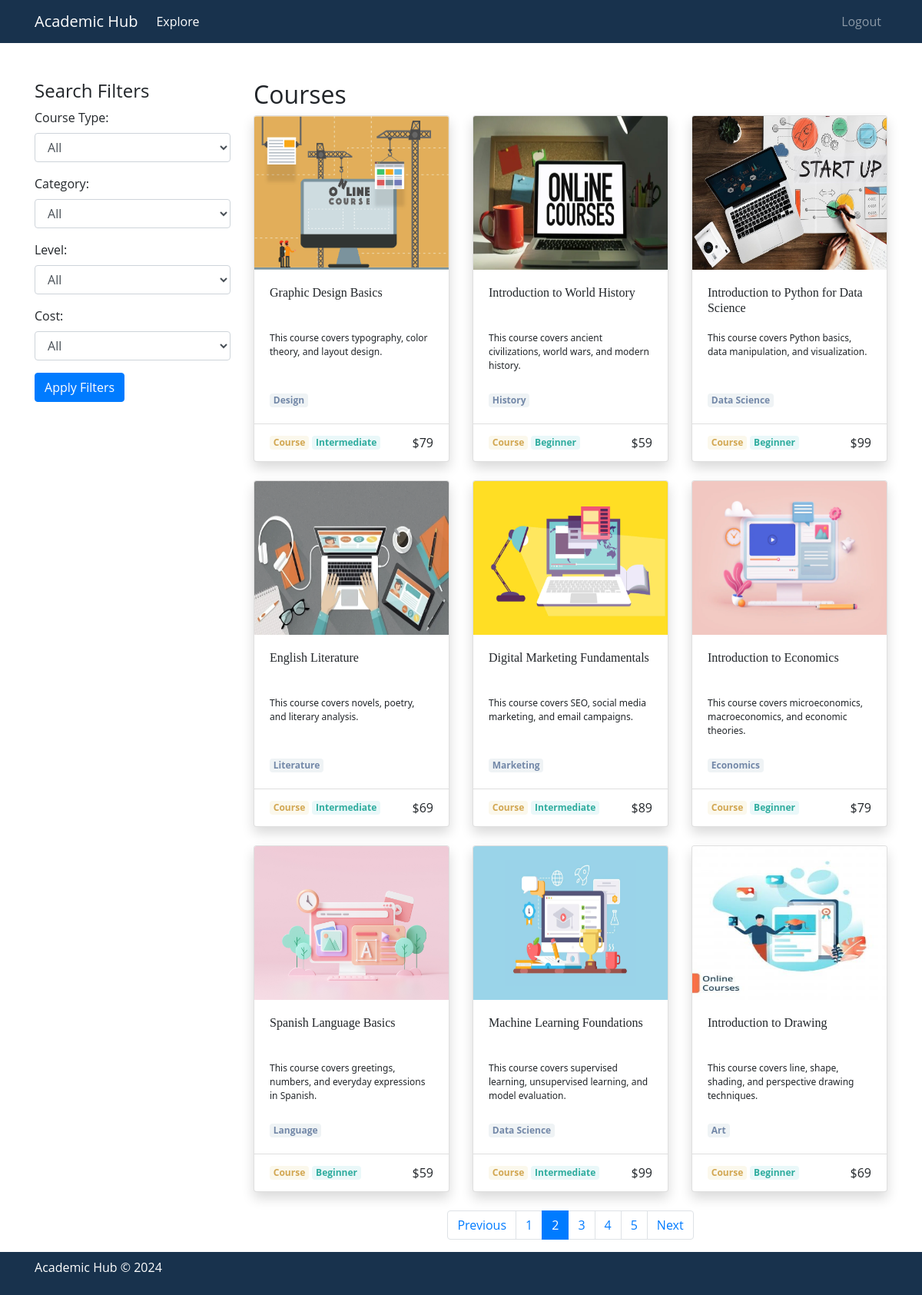
Page /pages/courses.php?page=2 (signed in) on the committed database.
### tables this page shows
CREATE TABLE `course` (
    `id` int(11) NOT NULL,
    `name` text NOT NULL,
    `summary` text NOT NULL,
    `description` text NOT NULL,
    `image` text NOT NULL,
    `price` int(11) DEFAULT NULL,
    `type` varchar(40) NOT NULL,
    `level` varchar(40) NOT NULL,
    `category` text NOT NULL,
    `created_at` timestamp DEFAULT CURRENT_TIMESTAMP,
    `teacher_id` int(11) NOT NULL,
    `learn_items` JSON DEFAULT NULL
);

### db/queries.php (called while the page is built, shortened)
<?php
function get_all_courses($conn)
{
    $query = "SELECT * FROM course ORDER BY created_at DESC";
    $result = mysqli_query($conn, $query);
    if ($result) {
        $all_courses = array();
        while ($row = mysqli_fetch_assoc($result)) {
            $all_courses[] = $row;
        }
        return $all_courses;
    } else {
        echo "Error: " . mysqli_error($conn);
    }
}
?>

### utilities/search.php (called while the page is built, shortened)
<?php
function doSearch($courses)
{
    $filteredCourses = $courses;
    $page = isset($_GET['page']) ? $_GET['page'] : 1;
    $perPage = 9;
    $totalPages = ceil(count($filteredCourses) / $perPage);
    $offset = ($page - 1) * $perPage;
    $paginatedCourses = array_slice($filteredCourses, $offset, $perPage);
    $result = [];
    $result['page'] = $page;
    $result['totalPages'] = $totalPages;
    $result['paginatedCourses'] = $paginatedCourses;
    return json_encode($result);
}
?>

### includes/course.php (the view)
<a href="course.php?id=<?php echo $course['id']; ?>" class="card rounded shadow course-card course-link">
    <img src="../assets/images/<?php echo $course['image']; ?>" class="card-img-top"
        alt="<?php echo $course['name']; ?> Image" height="200" width="100%">
    <div class="card-body">
        <h4 class="card-title course-name"><?php echo $course['name']; ?></h4>
        <p class="card-text course-desc"><?php echo $course['description']; ?></p>
        <span class="badge badge-category"><?php echo $course['category']; ?></span>
    </div>
    <div class="card-footer bg-transparent">
        <div class="d-flex justify-content-start align-items-center">
            <span class="badge badge-type"><?php echo $course['type']; ?></span>
            <span class="badge badge-level"><?php echo $course['level']; ?></span>
            <p class="ml-auto mb-0">
                <?php echo $course['price'] == 0 ? 'Free' : '$' . $course['price']; ?>
            </p>
        </div>
    </div>
</a>

### pages/courses.php (shortened to what this page needs)
<?php
include_once "../db/queries.php";
$courses = get_all_courses($conn);
include_once "../utilities/search.php";
if ($_SERVER["REQUEST_METHOD"] == "GET") {
    $search_result = json_decode(doSearch($courses), true);
    $page = $search_result['page'];
    $totalPages = $search_result['totalPages'];
    $paginatedCourses = $search_result['paginatedCourses'];
}
include_once "../includes/header.php";
include_once "../includes/navbar.php";
?>
<div class="container mt-5">
    <div class="row">
        <div class="col-md-3">
            <h4>Search Filters</h4>
            <form action="" method="GET">
                <div class="form-group">
                    <label for="courseType">Course Type:</label>
                    <select name="courseType" id="courseType" class="form-control">
                        <option value="">All</option>
                    </select>
                </div>
                <div class="form-group">
                    <label for="category">Category:</label>
                    <select name="category" id="category" class="form-control">
                        <option value="">All</option>
                    </select>
                </div>
                <div class="form-group">
                    <label for="level">Level:</label>
                    <select name="level" id="level" class="form-control">
                        <option value="">All</option>
                    </select>
                </div>
                <div class="form-group">
                    <label for="cost">Cost:</label>
                    <select name="cost" id="cost" class="form-control">
                        <option value="">All</option>
                    </select>
                </div>
                <button type="submit" class="btn btn-primary">Apply Filters</button>
            </form>
        </div>
        <div class="col-md-9">
            <h2>Courses</h2>
            <?php if (empty($paginatedCourses)): ?>
                <div class="alert alert-info" role="alert">
                    No results found.
                </div>
            <?php else: ?>
                <div class="row">
                    <?php foreach ($paginatedCourses as $course): ?>
                        <div class="col-md-4 mb-4">
                            <?php include "../includes/course.php"; ?>
                        </div>
                    <?php endforeach; ?>
                </div>
            <?php endif; ?>
            <nav aria-label="Page navigation">
                <ul class="pagination justify-content-center">
                    <li class="page-item <?php echo $page <= 1 ? 'disabled' : ''; ?>">
                        <a class="page-link" href="?page=<?php echo $page - 1; ?>" tabindex="-1"
                            aria-disabled="true">Previous</a>
                    </li>
                    <?php for ($i = 1; $i <= $totalPages; $i++): ?>
                        <li class="page-item <?php echo $i == $page ? 'active' : ''; ?>">
                            <a class="page-link" href="?page=<?php echo $i; ?>"><?php echo $i; ?></a>
                        </li>
                    <?php endfor; ?>
                    <li class="page-item <?php echo $page >= $totalPages ? 'disabled' : ''; ?>">
                        <a class="page-link" href="?page=<?php echo $page + 1; ?>">Next</a>
                    </li>
                </ul>
            </nav>
        </div>
    </div>
</div>
<?php include_once "../includes/copy-write.php"; ?>
<?php include_once "../includes/footer.php"; ?>

### assets/css/styles.css (style rules this page uses)
html, body { height: 100%; }
body { font-family: "Open Sans", Helvetica; margin: 0; padding: 0; }
.badge { margin-right: 2%; }
.badge-category { background-color: rgb(239, 243, 245); color: rgb(115, 136, 168); }
.badge-level { background-color: rgb(234, 248, 249); color: rgb(46, 172, 158); }
.badge-type { background-color: rgb(251, 248, 236); color: rgb(210, 167, 82); }
.course-card { transition: transform 0.3s ease-in-out; }
.course-link { text-decoration: none !important; color: inherit !important; }
.course-name { height: 60px; font-size: 16px; margin: 0; font-family: cursive; }
.course-desc { height: 60px; font-size: 12px; font-family: system-ui; }

### rows in the picture
course: image (picture), name "Graphic Design Basics", description "This course covers typography, color theory, and layout design.", category "Design", type "Course", level "Intermediate", price "79"
course: image (picture), name "Introduction to World History", description "This course covers ancient civilizations, world wars, and modern history.", category "History", type "Course", level "Beginner", price "59"
course: image (picture), name "Introduction to Python for Data Science", description "This course covers Python basics, data manipulation, and visualization.", category "Data Science", type "Course", level "Beginner", price "99"
course: image (picture), name "English Literature", description "This course covers novels, poetry, and literary analysis.", category "Literature", type "Course", level "Intermediate", price "69"
course: image (picture), name "Digital Marketing Fundamentals", description "This course covers SEO, social media marketing, and email campaigns.", category "Marketing", type "Course", level "Intermediate", price "89"
course: image (picture), name "Introduction to Economics", description "This course covers microeconomics, macroeconomics, and economic theories.", category "Economics", type "Course", level "Beginner", price "79"
course: image (picture), name "Spanish Language Basics", description "This course covers greetings, numbers, and everyday expressions in Spanish.", category "Language", type "Course", level "Beginner", price "59"
course: image (picture), name "Machine Learning Foundations", description "This course covers supervised learning, unsupervised learning, and model evaluation.", category "Data Science", type "Course", level "Intermediate", price "99"
course: image (picture), name "Introduction to Drawing", description "This course covers line, shape, shading, and perspective drawing techniques.", category "Art", type "Course", level "Beginner", price "69"
